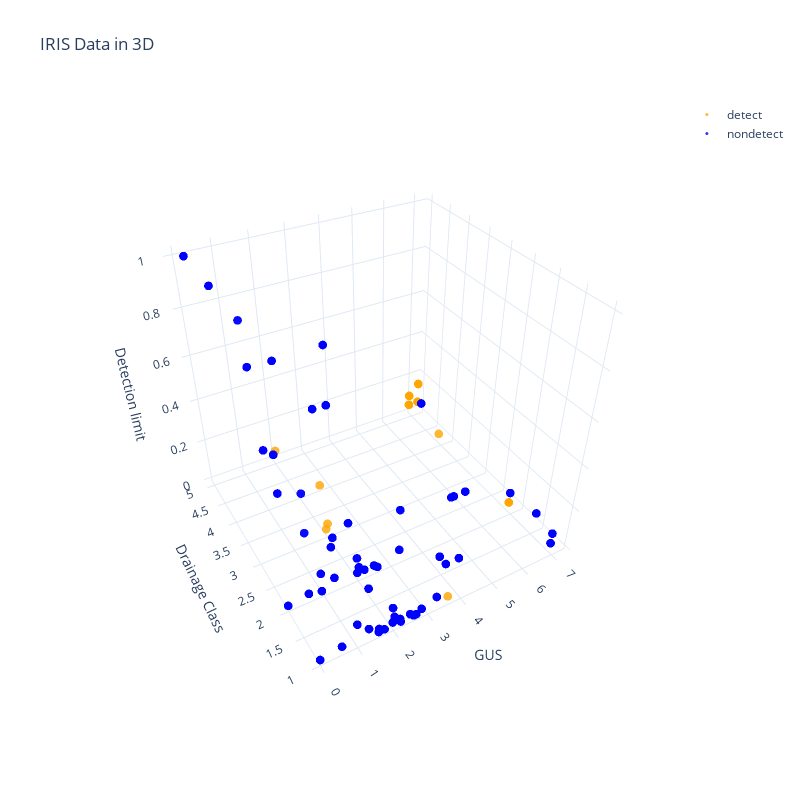

The cell this chart's notebook holds for it:
### Code cell
colors = {"detect": "orange", "nondetect": "blue"}

for i in df_b_graph.detected.unique():

    globals()[f"Data_{i}"]=go.Scatter3d(
        x=df_b_graph.loc[df_b_graph.detected == i ,"gus"],
        y=df_b_graph.loc[df_b_graph.detected == i ,"drainage_class"],
        z=df_b_graph.loc[df_b_graph.detected == i ,"detlimit"],
        name=i,
        hovertemplate='gus: %{x} <br>' + \
            'drainage_class: %{y} <br>' + \
            'detlimit: %{z} <br>' + \
            'detected: {0}'.format(i),
        mode='markers',
        marker=dict(
            size=3,
            color=colors[i],           
            opacity=0.8
        )
    )
        
fig = go.Figure(data=[Data_detect, Data_nondetect])

camera = dict(
    up=dict(x=0, y=0, z=1),
    center=dict(x=0, y=0, z=0),
    eye=dict(x=-1, y=-1.75, z=1.5)
)

fig.update_layout(
    scene_camera=camera,
    autosize=True,
    template="plotly_white",
    scene={
        "xaxis_title":r'GUS',
        "yaxis_title":r'Drainage Class',
        "zaxis_title":r'Detection limit'
    },
    width=800, height=800,
    showlegend=True,
    title="IRIS Data in 3D"
)

fig.show()

### Figure 1 — Plotly figure (JSON) as saved in the notebook; plotly's stock layout.template omitted (floating-point values rounded to 4 significant figures; data arrays with more than 128 entries replaced by an {"elided": "..."} marker saying what was removed)
{"data": [{"hovertemplate": "gus: %{x} <br>drainage_class: %{y} <br>detlimit: %{z} <br>detected: detect", "marker": {"color": "orange", "opacity": 0.8, "size": 3}, "mode": "markers", "name": "detect", "type": "scatter3d", "x": [2.57, 2.57, 2.57, 2.57, 2.02, 2.02, 2.02, 2.02, 3.24, 2.65, 7.22, 7.22, 7.22, 7.22, 7.22, 7.22, 7.22, 7.22, 6.88, 6.88, 6.88, 6.88, 6.88, 6.88, 6.88, 6.88, 6.88, 6.88, 6.88, 6.88, 6.88, 6.88, 6.88, 6.88, 6.88, 6.88, 6.88, 1.97, 2.47, 1.58, 2.2, 2.2, 2.2, 2.2, 2.2, 3.58], "y": [1, 1, 1, 1, 1, 5, 3, 1, 1, 4, 5, 5, 5, 5, 5, 5, 5, 5, 1, 1, 1, 2, 2, 2, 5, 5, 5, 5, 5, 5, 5, 5, 5, 5, 4, 1, 1, 3, 2, 1, 1, 1, 1, 1, 1, 1], "z": [0.01, 0.01, 0.01, 0.01, 0.05, 0.05, 0.05, 0.05, 0.05, 0.01, 0.15, 0.05, 0.15, 0.05, 0.05, 0.15, 0.05, 0.05, 0.05, 0.05, 0.05, 0.05, 0.05, 0.05, 0.05, 0.05, 0.1, 0.05, 0.1, 0.05, 0.05, 0.1, 0.05, 0.05, 0.05, 0.05, 0.05, 0.025, 0.025, 0.01, 0.01, 0.01, 0.01, 0.01, 0.01, 0.025]}, {"hovertemplate": "gus: %{x} <br>drainage_class: %{y} <br>detlimit: %{z} <br>detected: nondetect", "marker": {"color": "blue", "opacity": 0.8, "size": 3}, "mode": "markers", "name": "nondetect", "type": "scatter3d", "x": {"elided": "345 float values"}, "y": {"elided": "345 int values"}, "z": {"elided": "345 float values"}}], "layout": {"autosize": true, "height": 800, "scene": {"camera": {"center": {"x": 0, "y": 0, "z": 0}, "eye": {"x": -1, "y": -1.75, "z": 1.5}, "up": {"x": 0, "y": 0, "z": 1}}, "xaxis": {"title": {"text": "GUS"}}, "yaxis": {"title": {"text": "Drainage Class"}}, "zaxis": {"title": {"text": "Detection limit"}}}, "showlegend": true, "title": {"text": "IRIS Data in 3D"}, "width": 800}}
